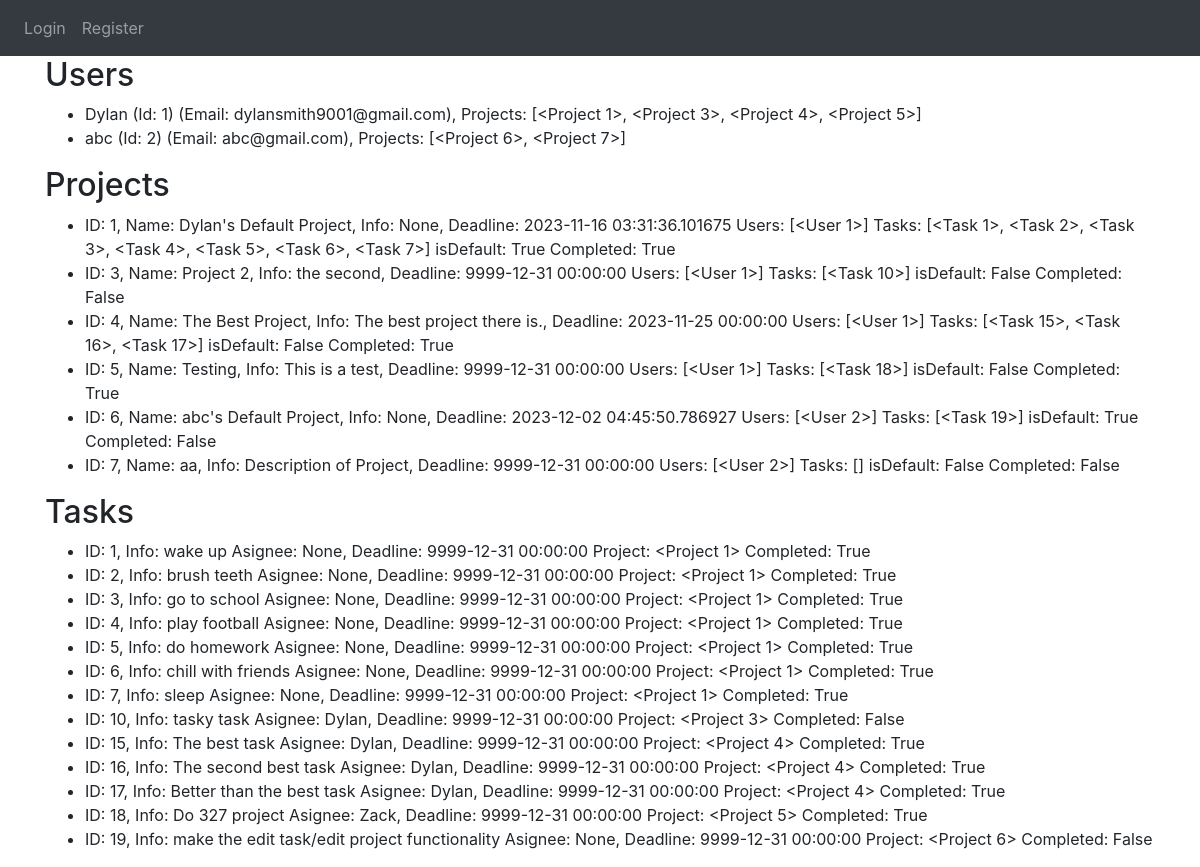
The page /database on the database as committed earlier.
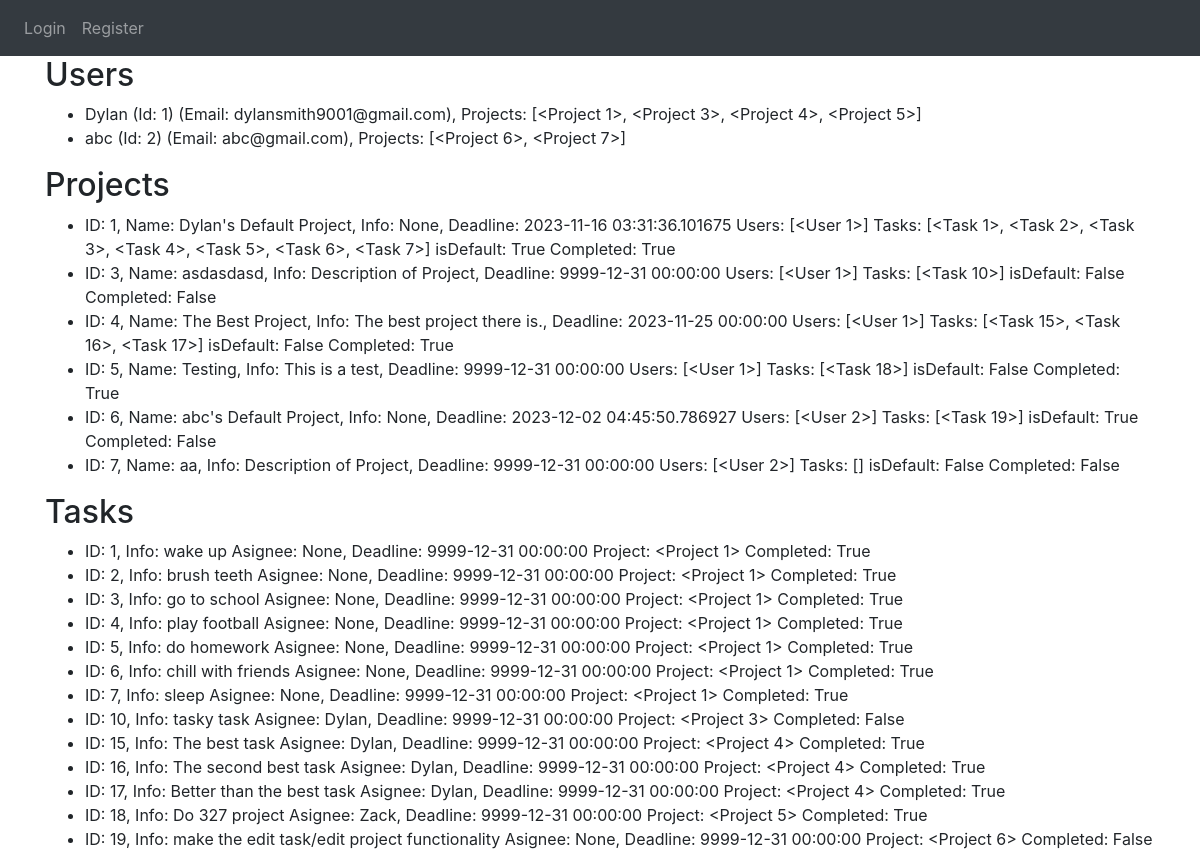
The same page on the database as committed later.
### website/models.py (models this page shows)
class User(db.Model, UserMixin):
    id = db.Column(db.Integer, primary_key=True)
    email = db.Column(db.String(50), unique = True)
    name = db.Column(db.String(50))
    password = db.Column(db.String(50))
    projects = db.relationship('Project', secondary='project_user_association', back_populates='users')
    def_project_id = db.Column(db.Integer, db.ForeignKey('project.id'), nullable=False)
    def_project = db.relationship('Project', lazy=True) # default project

class Project(db.Model):
    id = db.Column(db.Integer, primary_key=True)
    name = db.Column(db.String(120))
    start_date = db.Column(db.DateTime(timezone=True), default=func.now)
    deadline = db.Column(db.DateTime(timezone=True), default=func.now)
    description = db.Column(db.String(9999))
    users = db.relationship('User', secondary='project_user_association', back_populates='projects')
    is_default = db.Column(db.Boolean, default=False)
    completed = db.Column(db.Boolean, default=False)
    tasks = db.relationship('Task', backref='project', cascade='all, delete-orphan', lazy=True)

class Task(db.Model):
    id = db.Column(db.Integer, primary_key=True)
    assignee = db.Column(db.String(120))
    description = db.Column(db.String(9999))
    start_date = db.Column(db.DateTime(timezone=True), default=func.now)
    deadline = db.Column(db.DateTime(timezone=True), default=func.now)
    project_id = db.Column(db.Integer, db.ForeignKey('project.id'), nullable=False)
    completed = db.Column(db.Boolean, default=False)

### website/auth.py (the view)
@auth.route('/database')
def view_users():
    users = User.query.all()
    projects = Project.query.all()
    tasks  = Task.query.all()
    return render_template('database.html', user=current_user, users=users, projects=projects, tasks=tasks)

### website/templates/database.html (shortened to what this page needs)
{% extends "base.html" %}
{% block content%}
    <h2>Users</h2>
    <ul>
        {% for u in users %}
            <li>{{ u.name }} (Id: {{ u.id }}) (Email: {{ u.email }}), Projects: {{u.projects}}</li>
        {% endfor %}
    </ul>
    <h2>Projects</h2>
    <ul>
        {% for prj in projects %}
            <li>ID: {{ prj.id }}, Name: {{ prj.name }}, Info: {{ prj.description }}, Deadline: {{prj.deadline}} Users: {{prj.users}}
                Tasks: {{prj.tasks}} isDefault: {{prj.is_default}} Completed: {{prj.completed}}
            </li>
        {% endfor %}
    </ul>
    <h2>Tasks</h2>
    <ul>
        {% for tsk in tasks %}
            <li>ID: {{ tsk.id }}, Info: {{ tsk.description }} Asignee: {{tsk.assignee}},
                Deadline: {{tsk.deadline}} Project: {{tsk.project}} Completed: {{tsk.completed}}
            </li>
        {% endfor %}
    </ul>
{% endblock %}

### website/templates/base.html (shortened to what this page needs)
<DOCTYPE html>
<html>
    <head>
        <link rel="stylesheet" href="../static/styles.css"/>
        <link
            rel="stylesheet"
            href="https://stackpath.bootstrapcdn.com/bootstrap/4.4.1/css/bootstrap.min.css"
        />
        <link
            rel="stylesheet"
            href="https://stackpath.bootstrapcdn.com/font-awesome/4.7.0/css/font-awesome.min.css"
        />
    </head>
    <body>
        <nav class="navbar navbar-expand-lg navbar-dark bg-dark">
            <div class="collapse navbar-collapse" id="navbar">
                <div class="navbar-nav">
                    {% if user.is_authenticated %}
                    <a class="nav-item nav-link" id="homepage" href="/">Homepage</a>
                    <a class="nav-item nav-link" id="tasks" href="/tasks">Tasks</a>
                    <a class="nav-item nav-link" id="projects" href="/projectmanager">Projects</a>
                    <a class="nav-item nav-link" id="logout" href="/logout">Logout</a>
                    {% else %}
                    <a class="nav-item nav-link" id="login" href="/login">Login</a>
                    <a class="nav-item nav-link" id="register" href="/register">Register</a>
                    {% endif %}
                </div>
            </div>
        </nav>
        <div class="container">{% block content %} {% endblock %}</div>
    </body>
</html>

Rows that differ between the two databases and show on the page:
changed Project id 3: name "Project 2" → "asdasdasd"; description "the second" → "Description of Project"
